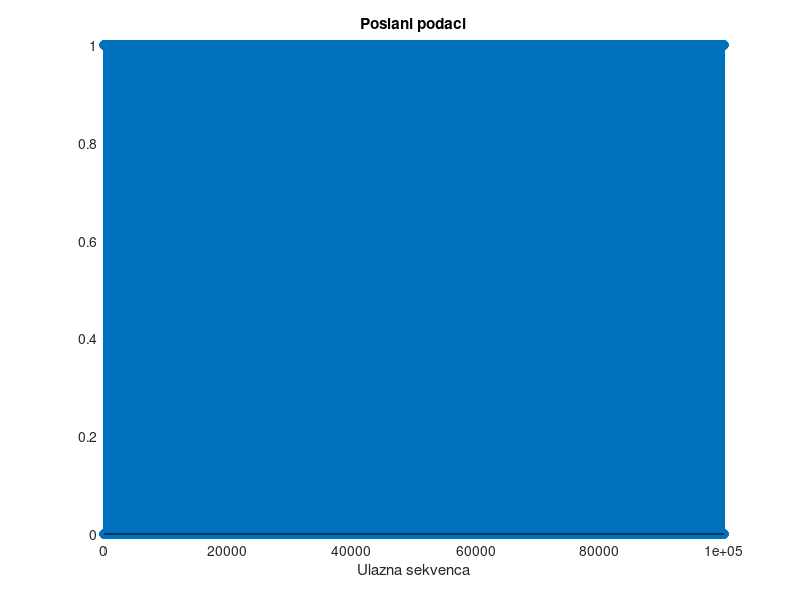
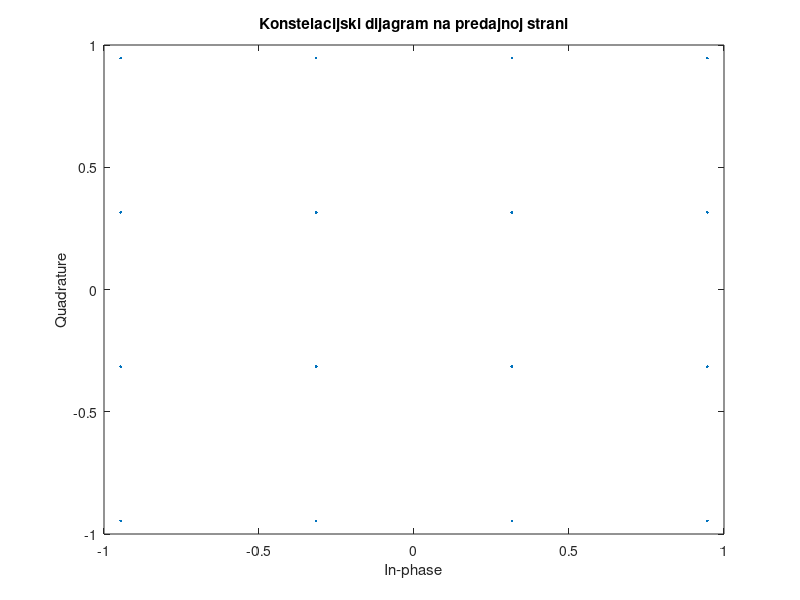
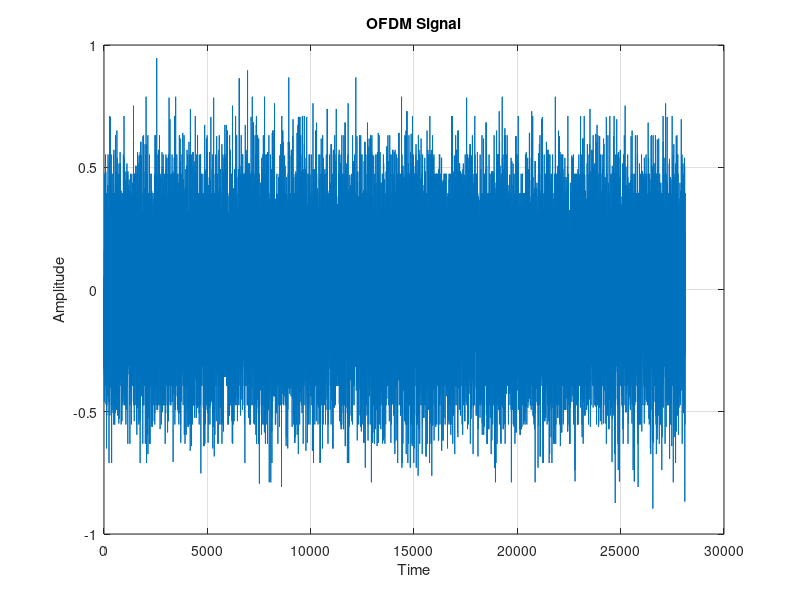
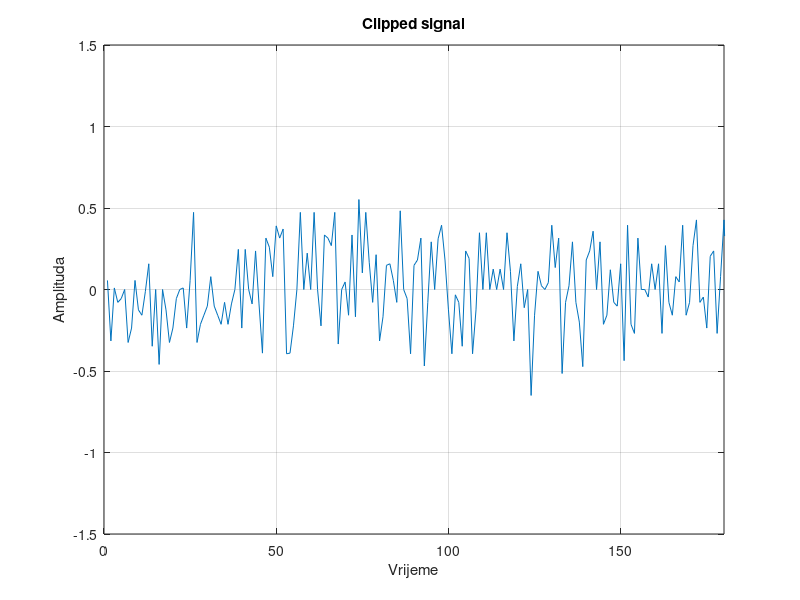

These figures' MATLAB source, in order:
clc
clear all
close all

format long;
M = 16;
k = log2(M);
EbNo = (5:15)';
symbol_per_frame = 100;
data_points = 144;
block_size = 8;
cp = ceil(0.1*block_size);
ifft_points = block_size;
fft_points = block_size;
n = 3e4; % broj bita
nsamp = 1;
N = 10^5;

% Predajnik Tx
data = randi([0 1],N,1); % unipolarni
figure(1)
stem(data); grid on; xlabel('Ulazna sekvenca');
title('Poslani podaci')

%qam_modulisani = qammod(data,M,'InputType','bit','UnitAveragePower',true); %QAM modulacija

%qammod rucno generisan
%----------------------------------------------------------
if log2(M) ~= round(log2(M))
    error('M mora biti stepen broja 2.');
end

if mod(length(data), k) ~= 0
    error('Broj bita u data mora biti djeljiv sa log2(M).');
end
data_reshape = reshape(data, k, []).';

symbols = bi2de(data_reshape, 'left-msb');

I = 2 * mod(symbols, sqrt(M)) - sqrt(M) + 1;
Q = 2 * floor(symbols / sqrt(M)) - sqrt(M) + 1;

constellation = (I + 1i * Q) / sqrt(mean(abs(I + 1i * Q).^2));

qam_modulisani = constellation;

%-----------------------------------------------------

scatterplot(qam_modulisani);
title('Konstelacijski dijagram na predajnoj strani');

broj_kolona = (length(qam_modulisani)/block_size); % IFFT
data_matrix = reshape(qam_modulisani, block_size, broj_kolona);
cp_start = block_size-cp;
cp_end = block_size;
for i = 1:broj_kolona
    ifft_data_matrix(:,i) = ifft((data_matrix(:,i)),ifft_points);
    for j=1:cp
       actual_cp(j,i) = ifft_data_matrix(j+cp_start,i);
    end
    ifft_data(:,i) = vertcat(actual_cp(:,i),ifft_data_matrix(:,i));
end

[rows_ifft_data, cols_ifft_data] = size(ifft_data); % Konverzija u seriju
len_ofdm_data = rows_ifft_data*cols_ifft_data;
ofdm_signal = reshape(ifft_data, 1, len_ofdm_data);
figure(3)
plot(real(ofdm_signal)); xlabel('Time'); ylabel('Amplitude');
title('OFDM Signal');grid on;

% clipping - PAPR redukcija
 avg=0;
 clipped=ofdm_signal;
 for i=1:length(clipped)
 	if clipped(i) > avg
 		clipped(i) = clipped(i);
    elseif clipped(i) < -avg
 		clipped(i) = 0;
    end
 end


 figure(4)
plot(real(clipped)); xlabel('Vrijeme'); ylabel('Amplituda');
 title('Clipped signal');grid on;
axis([0 180 -1.5 1.5]);

% Kanal
channel = randn(1,block_size) + sqrt(-1)*randn(1,block_size);

% Prijemnik Rx
after_channel = filter(channel, 1, ofdm_signal);
EbNo2 = 10;
snr = EbNo2 + 10*log10(k) - 10*log10(nsamp);
receivedSignal = awgn(qam_modulisani,snr,'measured');
sPlotFig = scatterplot(receivedSignal,1,0,'g.');
hold on
scatterplot(qam_modulisani,1,0,'k*',sPlotFig)
awgn_noise = awgn(zeros(1,length(after_channel)),0);
primljeni_signal = awgn_noise+after_channel;
primljeni_signal_matrix = reshape(primljeni_signal,rows_ifft_data, cols_ifft_data); % Konverzija u paralelu zbog FFT
primljeni_signal_matrix(1:cp,:)=[]; % Uklanjanje CP
for i=1:cols_ifft_data % FFT
    fft_data_matrix(:,i) = fft(primljeni_signal_matrix(:,i),fft_points);
end

primljeni_clipped = reshape(fft_data_matrix,1,(block_size*broj_kolona)); % Konverzija u seriju
qam_demodulated_data = qamdemod(primljeni_clipped,M);
figure(7)
stem(qam_demodulated_data,'rx');
grid on;xlabel('Podaci');
title('Primljena sekvenca')   

dataOutMatrix = de2bi(qam_demodulated_data,k);
dataOut = dataOutMatrix(:);

[numErrors,ber] = biterr(data,dataOut);
fprintf('\nBER = %5.2e, broj gresaka %d \n',ber,numErrors)


% Prijemnik clipped signala
after_channel = filter(channel, 1, clipped);
awgn_noise = awgn(zeros(1,length(after_channel)),0);
primljeni_signal = awgn_noise+after_channel;
primljeni_signal_matrix = reshape(primljeni_signal,rows_ifft_data, cols_ifft_data); % Konverzija u paralelu zbog FFT
primljeni_signal_matrix(1:cp,:)=[]; % Uklanjanje CP
for i=1:cols_ifft_data %   FFT
    fft_data_matrix(:,i) = fft(primljeni_signal_matrix(:,i),fft_points);
end
primljeni_clipped = reshape(fft_data_matrix, 1,(block_size*broj_kolona)); % Konverzija u seriju

%qam_demodulated_data = qamdemod(primljeni_clipped,M);

%-------------------------------------------------------------------------------
I = repmat((-(k-1):2:(k-1)), k, 1); 
Q = repmat((-(k-1):2:(k-1)).', 1, k); 
idealna_konstelacija = (I(:) + 1i * Q(:)) / sqrt(mean(abs(I(:) + 1i * Q(:)).^2)); 

qam_demodulated_symbols = zeros(size(primljeni_clipped));
for i = 1:length(primljeni_clipped)
    [~, idx] = min(abs(primljeni_clipped(i) - idealna_konstelacija));
    qam_demodulated_symbols(i) = idx - 1;
end

qam_demodulated_data = de2bi(qam_demodulated_symbols, log2(M), 'left-msb');
qam_demodulated_data = qam_demodulated_data(:).';

%------------------------------------------------------------------------

figure(8)
stem(qam_demodulated_data,'rx');

%BER
 noe=0; 
 for ii= 1:1:length(primljeni_clipped)
   if data(ii)~=primljeni_clipped(ii)
    noe=noe+1;
   else
       noe=noe;
   end 
 end 
ber=( noe/length(data)); 

% Teorijski QAM BER
EbNodB2=0:2:16;
EbNo2=10.^(EbNodB2/10);
x=sqrt(3*k*EbNo2/(M-1));
Pb=(4/k)*(1-1/sqrt(M))*(1/2)*erfc(x/sqrt(2));
figure(9) 
semilogy(EbNodB2,Pb,'bs-')
title('QAM BER');
xlabel('EbNo');
ylabel('Pb');
